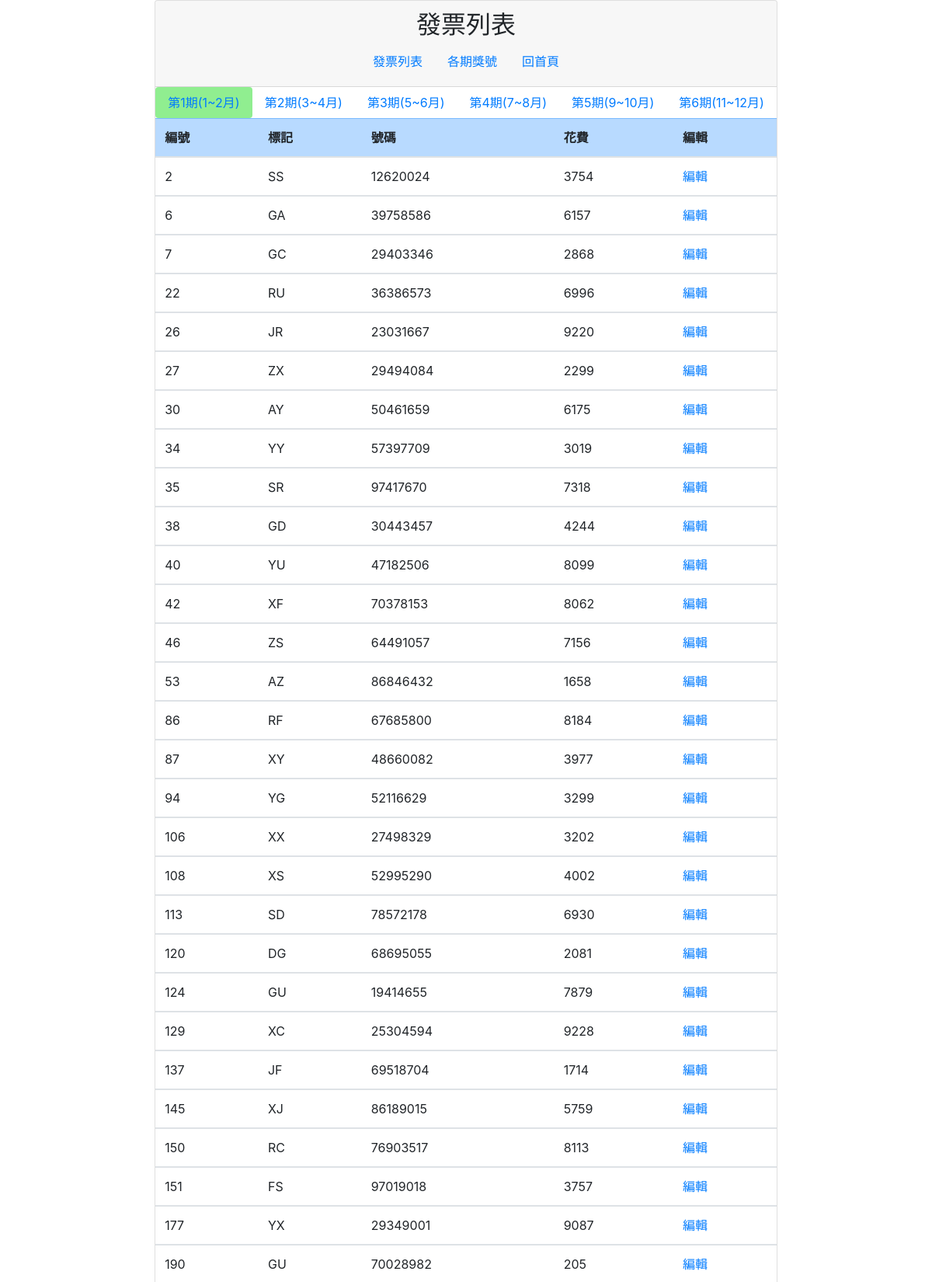
The page /list.php?period=1 (upper part) on the database its author committed.
### tables this page shows
CREATE TABLE `invoice` (
  `id` int(10) UNSIGNED NOT NULL,
  `code` varchar(2) NOT NULL,
  `number` varchar(8) NOT NULL,
  `period` tinyint(1) UNSIGNED NOT NULL,
  `expend` int(10) UNSIGNED NOT NULL,
  `year` varchar(4) NOT NULL
);

### com/base.php (called while the page is built, shortened)
<?php
$dsn="mysql:host=localhost;charset=utf8;dbname=invoice";
$pdo=new PDO($dsn,'root',"");
function all($table,...$arg){
    global $pdo;
    $sql="select * from $table ";
    if(isset($arg[0]) && is_array($arg[0])){
        $tmp=[];
        foreach($arg[0] as $key => $value){
            $tmp[]=sprintf("`%s`='%s'",$key,$value);
        }
        $sql=$sql." where " . implode(" && ",$tmp);
    }
    return $pdo->query($sql)->fetchAll();
}
?>

### list.php (the view, shortened to what this page needs)
<?php
include "./com/base.php";
$period=ceil(date('n')/2);
if(isset($_GET['period'])){
    $period=$_GET['period'];
}
?>
<!DOCTYPE html>
<html lang="en">
<head>
    <link rel="stylesheet" href="plugin/bootstrap.min.css">
    <link rel="stylesheet" href="plugin/custom.css">
</head>
<body>
    <div class="card">
        <div class="card-header">
            <h2 style="text-align:center">發票列表</h2>
            <?php
                include_once "./include/header.php";
            ?>
        </div>
        <div>
            <nav class="nav nav-pills flex-column flex-sm-row">
                <a class="flex-sm-fill text-sm-center nav-link" href="list.php?period=1"
                        style="background:<?=($period==1)?'lightgreen':'white';?>">第1期(1~2月)</a>
                <a class="flex-sm-fill text-sm-center nav-link" href="list.php?period=2"
                        style="background:<?=($period==2)?'lightgreen':'white';?>">第2期(3~4月)</a>
                <a class="flex-sm-fill text-sm-center nav-link" href="list.php?period=3"
                        style="background:<?=($period==3)?'lightgreen':'white';?>">第3期(5~6月)</a>
                <a class="flex-sm-fill text-sm-center nav-link" href="list.php?period=4"
                        style="background:<?=($period==4)?'lightgreen':'white';?>">第4期(7~8月)</a>
                <a class="flex-sm-fill text-sm-center nav-link" href="list.php?period=5"
                        style="background:<?=($period==5)?'lightgreen':'white';?>">第5期(9~10月)</a>
                <a class="flex-sm-fill text-sm-center nav-link" href="list.php?period=6"
                        style="background:<?=($period==6)?'lightgreen':'white';?>">第6期(11~12月)</a>
            </nav>
        </div>
        <div>
            <?php
                $rows=all('invoice',['period'=>$period]);
            ?>
            <table class="table table-hover">
                <thead class="table-primary">
                    <tr>
                        <th scope="col">編號</th>
                        <th scope="col">標記</th>
                        <th scope="col">號碼</th>
                        <th scope="col">花費</th>
                        <th scope="col">編輯</th>
                    </tr>
                </thead>
                <?php
                    foreach($rows as $row){
                ?>
                <tbody>
                    <tr>
                        <td><?=$row['id'];?></td>
                        <td><?=$row['code'];?></td>
                        <td><?=$row['number'];?></td>
                        <td><?=$row['expend'];?></td>
                        <td><a href="edit_list.php?id=<?=$row['id'];?>" >編輯</a></td>
                    </tr>
                <?php
                    }
                ?>
                </tbody>
            </table>
        </div>
    </div>
</body>
</html>

### rows shown on the page
invoice: id "2", code "SS", number "12620024", expend "3754"
invoice: id "6", code "GA", number "39758586", expend "6157"
invoice: id "7", code "GC", number "29403346", expend "2868"
invoice: id "22", code "RU", number "36386573", expend "6996"
invoice: id "26", code "JR", number "23031667", expend "9220"
invoice: id "27", code "ZX", number "29494084", expend "2299"
invoice: id "30", code "AY", number "50461659", expend "6175"
invoice: id "34", code "YY", number "57397709", expend "3019"
invoice: id "35", code "SR", number "97417670", expend "7318"
invoice: id "38", code "GD", number "30443457", expend "4244"
invoice: id "40", code "YU", number "47182506", expend "8099"
invoice: id "42", code "XF", number "70378153", expend "8062"
invoice: id "46", code "ZS", number "64491057", expend "7156"
invoice: id "53", code "AZ", number "86846432", expend "1658"
invoice: id "86", code "RF", number "67685800", expend "8184"
invoice: id "87", code "XY", number "48660082", expend "3977"
invoice: id "94", code "YG", number "52116629", expend "3299"
invoice: id "106", code "XX", number "27498329", expend "3202"
invoice: id "108", code "XS", number "52995290", expend "4002"
invoice: id "113", code "SD", number "78572178", expend "6930"
invoice: id "120", code "DG", number "68695055", expend "2081"
invoice: id "124", code "GU", number "19414655", expend "7879"
invoice: id "129", code "XC", number "25304594", expend "9228"
invoice: id "137", code "JF", number "69518704", expend "1714"
invoice: id "145", code "XJ", number "86189015", expend "5759"
invoice: id "150", code "RC", number "76903517", expend "8113"
invoice: id "151", code "FS", number "97019018", expend "3757"
invoice: id "177", code "YX", number "29349001", expend "9087"
invoice: id "190", code "GU", number "70028982", expend "205"
